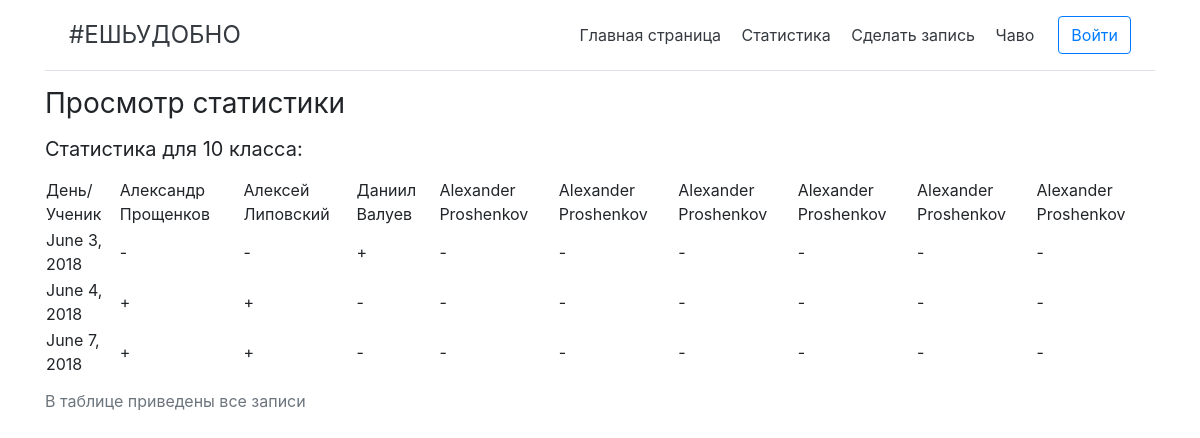
Page /class/1 on the earlier database version.
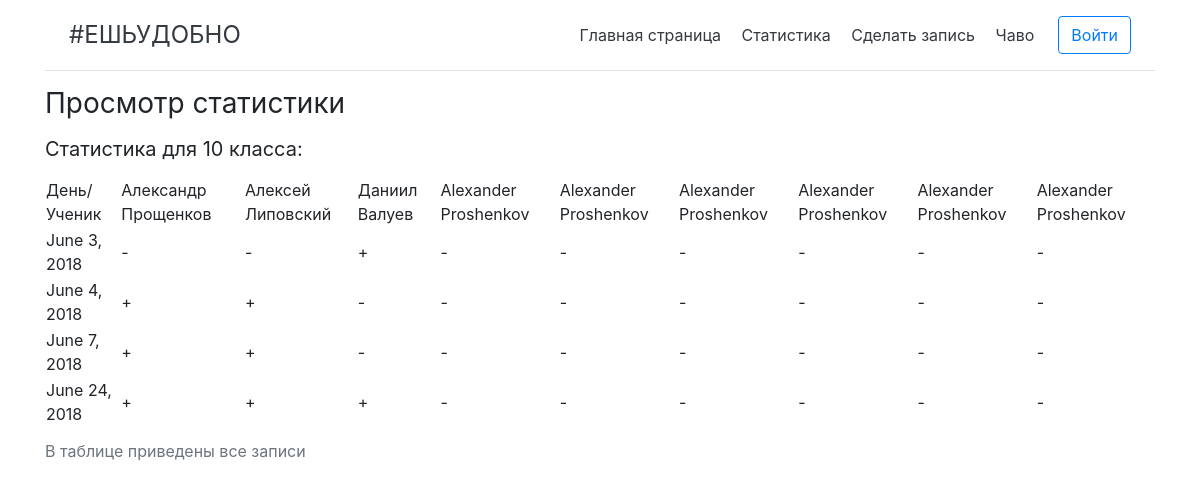
Same page on the later database version.
### app/models.py (models this page shows, shortened)
class People(models.Model):
    first_name = models.CharField(max_length=100, help_text = 'Имя учащегося')
    last_name = models.CharField(max_length=100, help_text = 'Фамилия учащегося')
    school_class = models.ForeignKey(SchoolClass, help_text = 'Класс ученика', on_delete = models.SET_NULL, null=True)
    def __str__(self):
        return '{} {}'.format(self.first_name, self.last_name)

class State(models.Model):
    date = models.DateField(help_text = '- в формате гггг-мм-дд')
    status = models.CharField(max_length=1)
    people = models.ManyToManyField(People,
        help_text = '-выберите только тех, кто пришел!',
        related_name="peoples",
        blank = 'true')
    school_class = models.CharField(max_length=10)
    school_class_id = models.CharField(max_length=10)
    class Meta:
        ordering = ['date']

### app/views.py (the view)
# urls.py: path('class/<int:pk>', views.class_detail_view, name='detail'),
def class_detail_view(request, pk):
    state = State.objects.filter(school_class='{}'.format(SchoolClass.objects.filter(id=pk).first()))
    stistic = SchoolClass.objects.filter(id='{}'.format(pk))
    people = People.objects.filter(school_class='{}'.format(pk))
    return render(
        request,
        'app/state_list.html',
        context = {'state': state, 'cls':stistic, 'people':people})

### app/models.py (called while the page is built)
    def __str__(self):
        return self.school_class

### app/templates/app/state_list.html (shortened to what this page needs)
{% extends "base_generic.html" %}
{% block content %}<h3 class="my-0 mr-md-auto font-weight-normal">Просмотр статистики</<h3><p></p>
<h5 class="my-0 mr-md-auto font-weight-normal">Статистика для {{cls.0}} класса:</h5> <p></p>
{% if state %}
  <table class="table-responsive table-hover">
    <caption>В таблице приведены все записи</caption>
    <thead>
      <tr>
        <th><div class="my-0 mr-md-auto font-weight-normal">День/Ученик</div></th>
        {% for i in people %}
          <th><div class="my-0 mr-md-auto font-weight-normal">{{i}}</div></th>
        {% endfor %}
      </tr>
    </thead>
    <tbody>
      {% for i in state %}
        <tr scope = "row">
          {% ifchanged i.date %}
            <th><div class="my-0 mr-md-auto font-weight-normal">{{i.date}}</div></th>
            {% for d in people%}
              {% if d in i.people.all %}
                <th><div class="my-0 mr-md-auto font-weight-normal">+</div></th>
              {% else %}
                <th><div class="my-0 mr-md-auto font-weight-normal">-</div></th>
              {% endif %}
            {% endfor %}
          {% endifchanged %}
        </tr>
      {% endfor %}
    </tbody>
  </table>
{% else %}
  <h4 class="my-0 mr-md-auto font-weight-normal">Нет ни одной записи для {{cls.0}} класса</h4>
{% endif %}
{% endblock %}

Differences in the rows shown:
added State: date "June 24, 2018"
